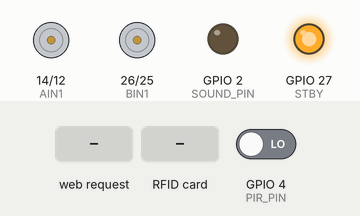
This sketch was run on a simulated ESP32. Shown: motor-driver pin pairs drawn as motors (green arrow = first pin HIGH = forward, orange = second pin HIGH = backward, longer = more drive, scaled by the enable pin, stopped while the standby pin is LOW), output pins drawn as LEDs (lit = HIGH). The inputs (shaded band) are chosen by the test bench; at power-on: GPIO 4 (PIR_PIN) LOW. WiFi joins after 1.5 s; servers stay silent unless stated; what the sketch prints to the serial monitor is not drawn.

Above: at 2.7 s.
2.8 s: HTTP request GET /led1on received
At 3.6 s:
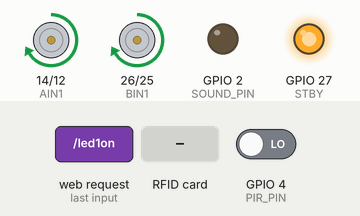
4.3 s: RFID card E3 B2 8A 04 held to the reader
At 5.5 s:
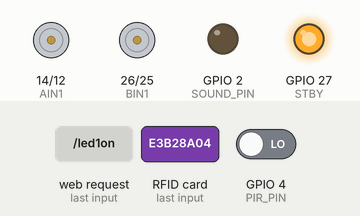
5.8 s: HTTP request GET /led2on received
At 6.2 s:
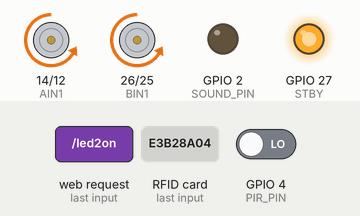
7.3 s: GPIO 4 (PIR_PIN) driven HIGH
At 8.1 s:
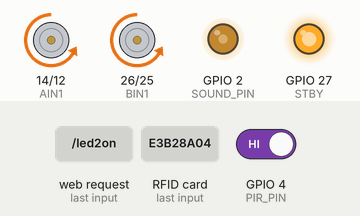
8.8 s: RFID card 7E 70 D5 05 held to the reader
At 10.5 s:
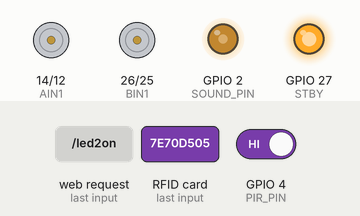
10.9 s: GPIO 4 (PIR_PIN) driven LOW
At 11.9 s:
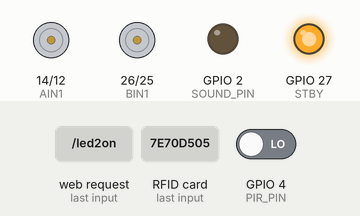
Timing chart, 0 to 13.4 s (numbered marks = the images above; inputs shaded):
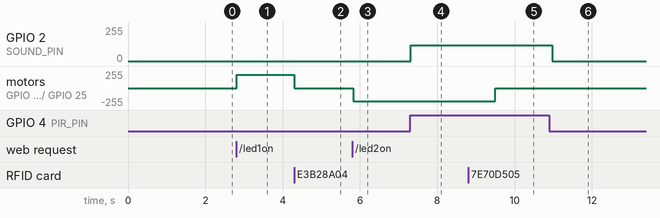

Measured:
- after the input at 2.8 s, motor on GPIO 14 (AIN1) / GPIO 12 (AIN2), motor on GPIO 26 (BIN1) / GPIO 25 (BIN2): stopped → forward 200/255 at once
- after the input at 4.3 s, motor on GPIO 14 (AIN1) / GPIO 12 (AIN2), motor on GPIO 26 (BIN1) / GPIO 25 (BIN2): forward 200/255 → stopped at once
- after the input at 5.8 s, motor on GPIO 14 (AIN1) / GPIO 12 (AIN2), motor on GPIO 26 (BIN1) / GPIO 25 (BIN2): stopped → backward 200/255 at once
- after the input at 7.3 s, GPIO 2 (SOUND_PIN): 0/255 → 120/255 at once
- after the input at 8.8 s, motor on GPIO 14 (AIN1) / GPIO 12 (AIN2), motor on GPIO 26 (BIN1) / GPIO 25 (BIN2): backward 200/255 → stopped after 0.70 s
- after the input at 10.9 s, GPIO 2 (SOUND_PIN): 120/255 → 0/255 after 0.07 s

The sketch:

last10march0501pm.ino
```cpp
#include <WiFi.h>
#include <WebServer.h>
#include <SPI.h>
#include <MFRC522.h>

const char* ssid = "rashid";
const char* password = "12345678";

WebServer server(80);

// -------- MOTOR PINS --------
#define PWMA 13
#define AIN1 14
#define AIN2 12

#define BIN1 26
#define BIN2 25
#define PWMB 33

#define STBY 27

// -------- RFID PINS --------
#define SS_PIN 5
#define RST_PIN 23
#define SCK_PIN 18
#define MOSI_PIN 19
#define MISO_PIN 21

MFRC522 rfid(SS_PIN, RST_PIN);

// -------- PIR + SOUND --------
#define PIR_PIN 4
#define SOUND_PIN 2
#define RESOLUTION 8

// -------- RFID UID --------
byte post1UID[4] = {0xE3, 0xB2, 0x8A, 0x04};
byte post2UID[4] = {0x7E, 0x70, 0xD5, 0x05};

// -------- SYSTEM STATE --------
int currentPost = 0;
int targetPost = 0;

bool pirEnabled = false;

// -------- MOTOR FUNCTIONS --------

void forward(){

  digitalWrite(AIN1, HIGH);
  digitalWrite(AIN2, LOW);

  digitalWrite(BIN1, HIGH);
  digitalWrite(BIN2, LOW);

  analogWrite(PWMA, 200);
  analogWrite(PWMB, 200);

  Serial.println("Moving Forward");
}

void backward(){

  digitalWrite(AIN1, LOW);
  digitalWrite(AIN2, HIGH);

  digitalWrite(BIN1, LOW);
  digitalWrite(BIN2, HIGH);

  analogWrite(PWMA, 200);
  analogWrite(PWMB, 200);

  Serial.println("Moving Backward");
}

void stopMotor(){

  analogWrite(PWMA, 0);
  analogWrite(PWMB, 0);

  Serial.println("Motor Stopped");
}

// -------- SOUND FUNCTION --------

void ambulanceSound(){

  for(int f = 800; f <= 1500; f += 10){
    ledcAttach(SOUND_PIN, f, RESOLUTION);
    ledcWrite(SOUND_PIN, 120);
    delay(5);
  }

  for(int f = 1500; f >= 800; f -= 10){
    ledcAttach(SOUND_PIN, f, RESOLUTION);
    ledcWrite(SOUND_PIN, 120);
    delay(5);
  }
}

// -------- UID CHECK --------

bool compareUID(byte *uid, byte *knownUID){

  for(byte i = 0; i < 4; i++){
    if(uid[i] != knownUID[i]) return false;
  }
  return true;
}

// -------- HTTP COMMANDS --------

void led1on(){

  Serial.println("Camera 1 Request");

  targetPost = 1;
  forward();

  server.send(200,"text/plain","Moving to Post 1");
}

void led2on(){

  Serial.println("Camera 2 Request");

  targetPost = 2;
  backward();

  server.send(200,"text/plain","Moving to Post 2");
}

void alloff(){

  stopMotor();
  targetPost = 0;

  server.send(200,"text/plain","Stopped");
}

// -------- SETUP --------

void setup(){

  Serial.begin(115200);

  pinMode(PWMA, OUTPUT);
  pinMode(AIN1, OUTPUT);
  pinMode(AIN2, OUTPUT);

  pinMode(PWMB, OUTPUT);
  pinMode(BIN1, OUTPUT);
  pinMode(BIN2, OUTPUT);

  pinMode(STBY, OUTPUT);
  digitalWrite(STBY, HIGH);

  pinMode(PIR_PIN, INPUT);

  // SOUND PWM
  ledcAttach(SOUND_PIN, 1000, RESOLUTION);

  // RFID
  SPI.begin(SCK_PIN, MISO_PIN, MOSI_PIN, SS_PIN);
  rfid.PCD_Init();

  // WIFI
  WiFi.begin(ssid,password);

  while(WiFi.status()!=WL_CONNECTED){
    delay(500);
    Serial.print(".");
  }

  Serial.println();
  Serial.print("ESP32 IP: ");
  Serial.println(WiFi.localIP());

  server.on("/led1on",led1on);
  server.on("/led2on",led2on);
  server.on("/alloff",alloff);

  server.begin();
}

// -------- LOOP --------

void loop(){

  server.handleClient();

  // -------- PIR CONTROL --------

  if(pirEnabled){

    int pirState = digitalRead(PIR_PIN);

    if(pirState == HIGH){

      Serial.println("Motion Detected - Sound ON");
      ambulanceSound();
    }
    else{

      ledcWrite(SOUND_PIN,0);
    }
  }
  else{

    ledcWrite(SOUND_PIN,0);
  }

  // -------- RFID CHECK --------

  if(!rfid.PICC_IsNewCardPresent()) return;
  if(!rfid.PICC_ReadCardSerial()) return;

  Serial.print("Card UID: ");

  for(byte i = 0; i < rfid.uid.size; i++){
    Serial.print(rfid.uid.uidByte[i], HEX);
    Serial.print(" ");
  }

  Serial.println();

  // POST 1
  if(compareUID(rfid.uid.uidByte, post1UID)){

    Serial.println("Post 1 Detected");

    currentPost = 1;

    stopMotor();        // STOP MOTOR
    pirEnabled = true;  // ENABLE PIR
  }

  // POST 2
  else if(compareUID(rfid.uid.uidByte, post2UID)){

    Serial.println("Post 2 Detected");

    currentPost = 2;

    stopMotor();        // STOP MOTOR
    pirEnabled = true;  // ENABLE PIR
  }

  rfid.PICC_HaltA();
}
```
